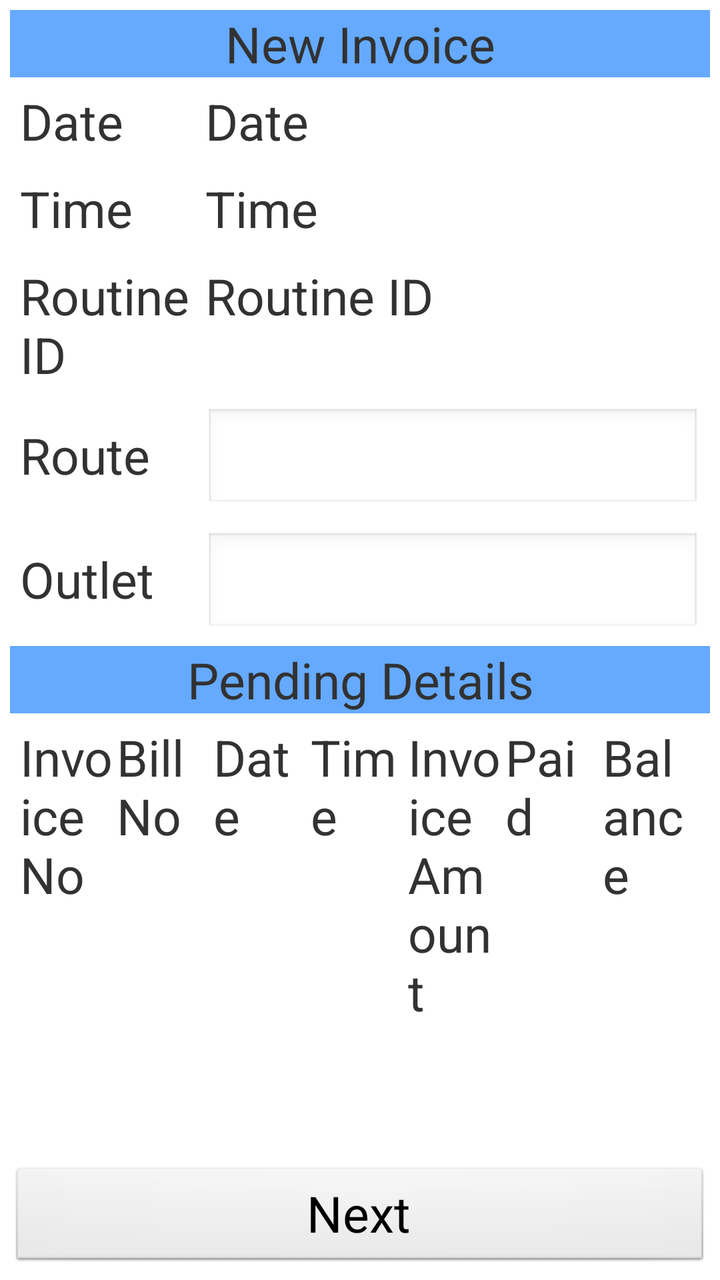
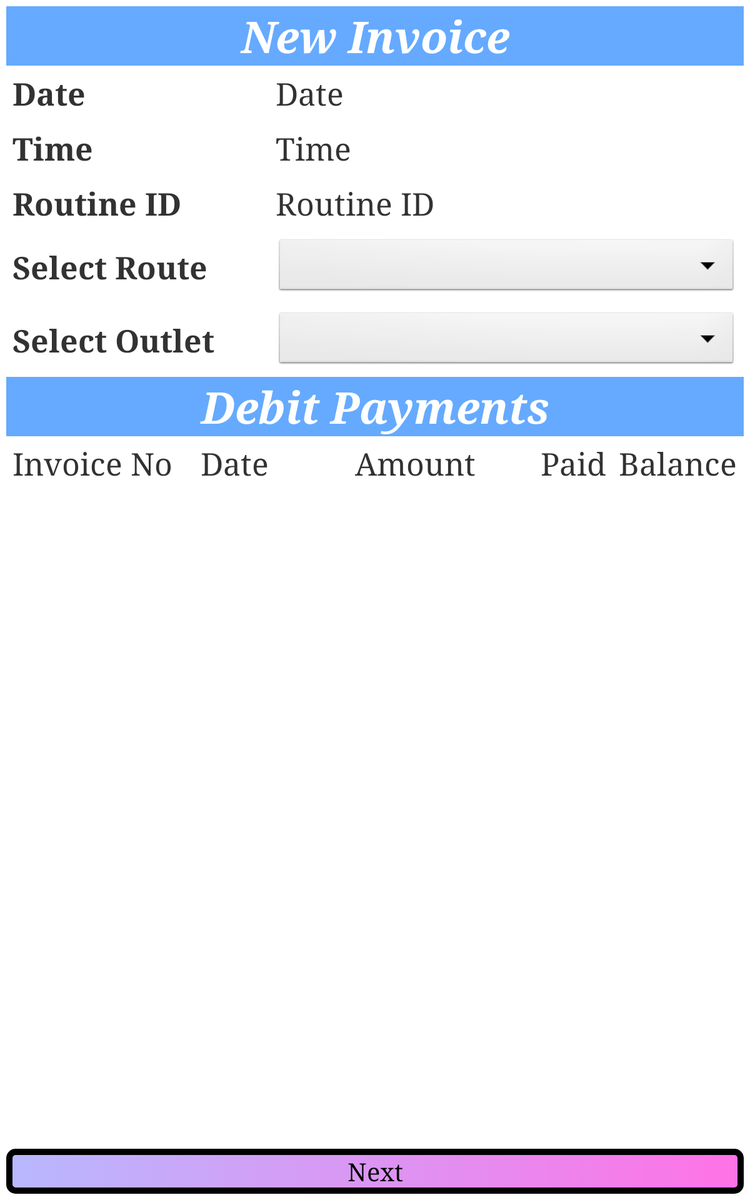

First picture: res/layout/ on a phone held upright. Second picture: the repository's own variant of that layout, on a device whose configuration matches the variant's folder. Source for both follows.
<!-- AndroidManifest.xml: application theme android:Theme.Light -->
<!-- res/layout/load_add_invoice_page.xml -->
<?xml version="1.0" encoding="utf-8"?>
<LinearLayout xmlns:android="http://schemas.android.com/apk/res/android"
              android:orientation="vertical"
              android:padding="5dp"
              android:layout_width="match_parent"
              android:layout_height="match_parent">
    <ScrollView
            android:layout_width="match_parent"
            android:layout_height="match_parent"
            android:layout_weight="1">
        <LinearLayout
                android:orientation="horizontal"
                android:layout_width="match_parent"
                android:layout_height="wrap_content">
            <LinearLayout
                    android:orientation="vertical"
                    android:layout_width="match_parent"
                    android:layout_height="wrap_content">
                <TextView
                        android:layout_width="match_parent"
                        android:layout_height="0dp"
                        android:gravity="center"
                        android:text="New Invoice"
                        android:textSize="25dp"
                        android:layout_weight="1" android:background="#65aaff"/>
                <LinearLayout
                        android:orientation="horizontal"
                        android:layout_width="match_parent" android:padding="5dp"
                        android:layout_weight="1"
                        android:weightSum="5.5"
                        android:layout_height="0dp">
                    <TextView
                            android:layout_width="0dp"
                            android:layout_weight="1.5"
                            android:layout_height="wrap_content"
                            android:text="Date"
                            android:textSize="25dp"/>
                    <TextView
                            android:layout_width="0dp"
                            android:layout_weight="4"
                            android:textSize="25dp"
                            android:layout_height="wrap_content"
                            android:text="Date"
                            android:id="@+id/txtDate"/>
                </LinearLayout>
                <LinearLayout
                        android:orientation="horizontal"
                        android:layout_width="match_parent" android:padding="5dp"
                        android:weightSum="5.5"
                        android:layout_weight="1"
                        android:layout_height="0dp">
                    <TextView
                            android:layout_width="0dp"
                            android:layout_weight="1.5"
                            android:layout_height="wrap_content"
                            android:text="Time"
                            android:textSize="25dp"/>
                    <TextView
                            android:layout_width="0dp"
                            android:layout_weight="4"
                            android:textSize="25dp"
                            android:layout_height="wrap_content"
                            android:text="Time"
                            android:id="@+id/txtTime"/>
                </LinearLayout>
                <LinearLayout
                        android:orientation="horizontal"
                        android:layout_width="match_parent" android:padding="5dp"
                        android:weightSum="5.5"
                        android:layout_weight="1"
                        android:layout_height="0dp">
                    <TextView
                            android:layout_width="0dp"
                            android:layout_weight="1.5"
                            android:layout_height="wrap_content"
                            android:text="Routine ID"
                            android:textSize="25dp"/>
                    <TextView
                            android:layout_width="0dp"
                            android:layout_weight="4"
                            android:textSize="25dp"
                            android:layout_height="wrap_content"
                            android:text="Routine ID"
                            android:id="@+id/txtRoutine"/>
                </LinearLayout>
                <LinearLayout
                        android:orientation="horizontal"
                        android:layout_width="match_parent"
                        android:layout_weight="1"
                        android:weightSum="5.5" android:padding="5dp"
                        android:layout_height="0dp">
                    <TextView
                            android:layout_width="0dp"
                            android:layout_weight="1.5"
                            android:layout_height="wrap_content"
                            android:text="Route"
                            android:textSize="25dp"/>
                    <AutoCompleteTextView
                            android:layout_width="0dp"
                            android:layout_weight="4"
                            android:textSize="25dp"
                            android:layout_height="wrap_content"
                            android:id="@+id/routeAuto"/>
                </LinearLayout>
                <LinearLayout
                        android:orientation="horizontal"
                        android:layout_width="match_parent"
                        android:layout_weight="1"
                        android:weightSum="5.5" android:padding="5dp"
                        android:layout_height="0dp">
                    <TextView
                            android:layout_width="0dp"
                            android:layout_weight="1.5"
                            android:layout_height="wrap_content"
                            android:text="Outlet"
                            android:textSize="25dp"/>
                    <AutoCompleteTextView
                            android:layout_width="0dp"
                            android:layout_weight="4"
                            android:textSize="25dp"
                            android:layout_height="wrap_content"
                            android:id="@+id/outletAuto"/>
                </LinearLayout>
                <TextView
                        android:layout_width="match_parent"
                        android:layout_height="0dp"
                        android:gravity="center"
                        android:text="Pending Details"
                        android:textSize="25dp"
                        android:layout_weight="1" android:background="#65aaff"/>
                <include android:layout_width="match_parent"
                         android:layout_height="wrap_content"
                         layout="@layout/pending_details_item" android:layout_gravity="center_horizontal"/>
                <LinearLayout
                        android:orientation="vertical"
                        android:id="@+id/pendingDetailsTable"
                        android:layout_width="match_parent"
                        android:layout_height="wrap_content">
                </LinearLayout>
            </LinearLayout>
        </LinearLayout>
    </ScrollView>
    <Button
            android:layout_width="match_parent"
            android:layout_height="wrap_content"
            android:text="Next"
            android:id="@+id/btnNext"
            android:clickable="true"
            android:textSize="25dp"/>
</LinearLayout>
<!-- res/layout/pending_details_item.xml (included above) -->
<?xml version="1.0" encoding="utf-8"?>
<LinearLayout xmlns:android="http://schemas.android.com/apk/res/android"
              android:orientation="vertical"
              android:layout_width="match_parent"
              android:layout_height="wrap_content">
    <LinearLayout
            android:orientation="horizontal"
            android:layout_width="match_parent"
            android:layout_weight="1"
            android:weightSum="7" android:padding="5dp"
            android:layout_height="0dp">
        <TextView
                android:layout_width="0dp"
                android:layout_weight="1"
                android:layout_height="wrap_content"
                android:text="Invoice No"
                android:textSize="25dp"/>
        <TextView
                android:layout_width="0dp"
                android:layout_weight="1"
                android:layout_height="wrap_content"
                android:text="Bill No"
                android:textSize="25dp"/>
        <TextView
                android:layout_width="0dp"
                android:layout_weight="1"
                android:layout_height="wrap_content"
                android:text="Date"
                android:textSize="25dp"/>
        <TextView
                android:layout_width="0dp"
                android:layout_weight="1"
                android:layout_height="wrap_content"
                android:text="Time"
                android:textSize="25dp"/>
        <TextView
                android:layout_width="0dp"
                android:layout_weight="1"
                android:layout_height="wrap_content"
                android:text="Invoice Amount"
                android:textSize="25dp"/>
        <TextView
                android:layout_width="0dp"
                android:layout_weight="1"
                android:layout_height="wrap_content"
                android:text="Paid"
                android:textSize="25dp"/>
        <TextView
                android:layout_width="0dp"
                android:layout_weight="1"
                android:layout_height="wrap_content"
                android:text="Balance"
                android:textSize="25dp"/>
    </LinearLayout>
</LinearLayout>
<!-- resources referenced by this layout -->
<resources>

</resources>
<!-- res/layout-large/load_add_invoice_page.xml (the repository's variant of the layout above) -->
<!-- drawn on a 7-inch tablet held upright -->
<?xml version="1.0" encoding="utf-8"?>
<LinearLayout xmlns:android="http://schemas.android.com/apk/res/android"
              android:orientation="vertical"
              android:padding="5dp"
              android:layout_width="match_parent"
              android:layout_height="match_parent">
    <ScrollView
            android:layout_width="match_parent"
            android:layout_height="match_parent"
            android:layout_weight="1">
        <LinearLayout
                android:orientation="horizontal"
                android:layout_width="match_parent"
                android:layout_height="wrap_content">
            <LinearLayout
                    android:orientation="vertical"
                    android:layout_width="match_parent"
                    android:layout_height="wrap_content">
                <TextView
                        android:layout_width="match_parent"
                        android:layout_height="0dp"
                        android:gravity="center"
                        android:text="New Invoice"
                        android:textSize="35dp"
                        android:layout_weight="1" android:background="#65aaff" android:textColor="#ffffffff" android:typeface="serif"
                        android:textStyle="bold|italic"/>
                <LinearLayout
                        android:orientation="horizontal"
                        android:layout_width="match_parent" android:padding="5dp"
                        android:layout_weight="1"
                        android:weightSum="5.5"
                        android:layout_height="0dp">
                    <TextView
                            android:layout_width="0dp"
                            android:layout_weight="2"
                            android:layout_height="match_parent"
                            android:text="Date"
                            android:textSize="25dp" android:typeface="serif" android:gravity="center_vertical" android:textStyle="bold"/>
                    <TextView
                            android:layout_width="0dp"
                            android:layout_weight="3.5"
                            android:textSize="25dp"
                            android:layout_height="match_parent"
                            android:text="Date"
                            android:id="@+id/txtDate" android:typeface="serif" android:gravity="center_vertical"/>
                </LinearLayout>
                <LinearLayout
                        android:orientation="horizontal"
                        android:layout_width="match_parent" android:padding="5dp"
                        android:weightSum="5.5"
                        android:layout_weight="1"
                        android:layout_height="0dp">
                    <TextView
                            android:layout_width="0dp"
                            android:layout_weight="2"
                            android:layout_height="match_parent"
                            android:text="Time"
                            android:textSize="25dp" android:typeface="serif" android:gravity="center_vertical" android:textStyle="bold"/>
                    <TextView
                            android:layout_width="0dp"
                            android:layout_weight="3.5"
                            android:textSize="25dp"
                            android:layout_height="match_parent"
                            android:text="Time"
                            android:id="@+id/txtTime" android:typeface="serif" android:gravity="center_vertical"/>
                </LinearLayout>
                <LinearLayout
                        android:orientation="horizontal"
                        android:layout_width="match_parent" android:padding="5dp"
                        android:weightSum="5.5"
                        android:layout_weight="1"
                        android:layout_height="0dp">
                    <TextView
                            android:layout_width="0dp"
                            android:layout_weight="2"
                            android:layout_height="match_parent"
                            android:text="Routine ID"
                            android:textSize="25dp" android:typeface="serif" android:gravity="center_vertical" android:textStyle="bold"/>
                    <TextView
                            android:layout_width="0dp"
                            android:layout_weight="3.5"
                            android:textSize="25dp"
                            android:layout_height="match_parent"
                            android:text="Routine ID"
                            android:id="@+id/txtRoutine" android:typeface="serif" android:gravity="center_vertical"/>
                </LinearLayout>
                <LinearLayout
                        android:orientation="horizontal"
                        android:layout_width="match_parent"
                        android:layout_weight="1"
                        android:weightSum="5.5" android:padding="5dp"
                        android:layout_height="0dp">
                    <TextView
                            android:layout_width="0dp"
                            android:layout_weight="2"
                            android:layout_height="match_parent"
                            android:text="Select Route"
                            android:textSize="25dp" android:typeface="serif" android:gravity="center_vertical" android:textStyle="bold"/>
                    <Spinner
                            android:layout_width="0dp"
                            android:layout_weight="3.5"
                            android:layout_height="wrap_content"
                            android:id="@+id/routeAuto" android:spinnerMode="dialog"/>
                </LinearLayout>
                <LinearLayout
                        android:orientation="horizontal"
                        android:layout_width="match_parent"
                        android:layout_weight="1"
                        android:weightSum="5.5" android:padding="5dp"
                        android:layout_height="0dp">
                    <TextView
                            android:layout_width="0dp"
                            android:layout_weight="2"
                            android:layout_height="match_parent"
                            android:text="Select Outlet"
                            android:textSize="25dp" android:typeface="serif" android:gravity="center_vertical" android:textStyle="bold"/>
                    <Spinner
                            android:layout_width="0dp"
                            android:layout_weight="3.5"
                            android:layout_height="wrap_content"
                            android:id="@+id/outletAuto" android:spinnerMode="dialog"/>
                </LinearLayout>
                <TextView
                        android:layout_width="match_parent"
                        android:layout_height="0dp"
                        android:gravity="center"
                        android:text="Debit Payments"
                        android:textSize="35dp"
                        android:layout_weight="1" android:background="#65aaff" android:textColor="#ffffffff" android:typeface="serif"
                        android:textStyle="bold|italic"/>
                <LinearLayout
                        android:orientation="horizontal"
                        android:layout_width="match_parent"
                        android:layout_weight="1"
                        android:weightSum="5" android:padding="5dp"
                        android:layout_height="0dp">
                    <TextView
                            android:layout_width="0dp"
                            android:layout_weight="1.3"
                            android:layout_height="wrap_content"
                            android:text="Invoice No"
                            android:textSize="25dp" android:typeface="serif"/>
                    <TextView
                            android:layout_width="0dp"
                            android:layout_weight="1"
                            android:layout_height="wrap_content"
                            android:text="Date"
                            android:textSize="25dp" android:typeface="serif"/>
                    <TextView
                            android:layout_width="0dp"
                            android:layout_weight="0.9"
                            android:layout_height="wrap_content"
                            android:text="Amount"
                            android:gravity="right"
                            android:textSize="25dp" android:typeface="serif"/>
                    <TextView
                            android:layout_width="0dp"
                            android:layout_weight="0.9"
                            android:layout_height="wrap_content"
                            android:text="Paid"
                            android:gravity="right"
                            android:textSize="25dp" android:typeface="serif"/>
                    <TextView
                            android:layout_width="0dp"
                            android:layout_weight="0.9"
                            android:layout_height="wrap_content"
                            android:gravity="right"
                            android:text="Balance"
                            android:textSize="25dp" android:typeface="serif"/>
                </LinearLayout>
                <LinearLayout
                        android:orientation="vertical"
                        android:id="@+id/pendingDetailsTable"
                        android:layout_width="match_parent"
                        android:layout_height="wrap_content">
                </LinearLayout>
            </LinearLayout>
        </LinearLayout>
    </ScrollView>
    <Button
            android:layout_width="match_parent"
            android:layout_height="wrap_content"
            android:text="Next"
            android:id="@+id/btnNext"
            android:clickable="true"
            android:background="@drawable/rounded_button"
            android:textSize="20dp" android:typeface="serif"/>
</LinearLayout>
<!-- resources referenced by the variant -->
<!-- as a 7-inch tablet held upright resolves them -->
<resources>
  <!-- drawable rounded_button (drawable) -->
  <?xml version="1.0" encoding="utf-8"?>
  <selector xmlns:android="http://schemas.android.com/apk/res/android">
      <item android:state_pressed="false">
          <shape>
              <gradient android:startColor="#ffb8b8ff" android:endColor="#ffff72e6"/>
              <corners android:radius="5dp"/>
              <stroke android:width="5dp"/>
              <padding android:left="5dp" android:top="5dp" android:right="5dp" android:bottom="5dp"/>
          </shape>
      </item>
      <item android:state_pressed="true">
          <shape>
              <gradient android:startColor="#ffa59dff" android:endColor="#ffff58e3"/>
              <corners android:radius="5dp"/>
              <stroke android:width="5dp"/>
              <padding android:left="5dp" android:top="5dp" android:right="5dp" android:bottom="5dp"/>
          </shape>
      </item>
  </selector>
</resources>
